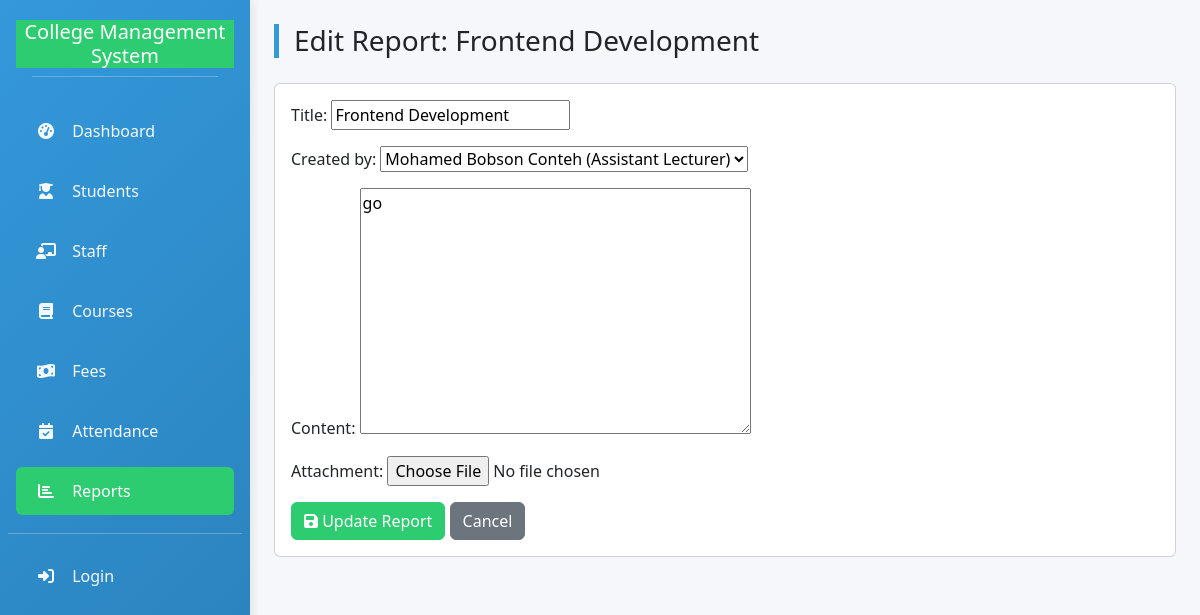
Screenshot of /reports/4/edit/ with the database file from the repository.
### college_db/models.py (models this page shows, shortened)
class Report(models.Model):
    title = models.CharField(max_length=255)
    created_by = models.ForeignKey(Staff, on_delete=models.SET_NULL, null=True, blank=True)
    created_at = models.DateTimeField(auto_now_add=True)
    content = models.TextField()
    attachment = models.FileField(upload_to='reports/', null=True, blank=True)

### college_db/views.py (the view)
# urls.py: path('reports/<int:report_id>/edit/', views.edit_report, name='edit_report'),
def edit_report(request, report_id):
    rep = get_object_or_404(Report, pk=report_id)
    if request.method == 'POST':
        form = ReportForm(request.POST, request.FILES, instance=rep)
        if form.is_valid():
            form.save()
            messages.success(request, 'Report updated.')
            return redirect('view_reports')
    else:
        form = ReportForm(instance=rep)
    return render(request, 'college_db/edit_report.html', {'form': form, 'report': rep})

### college_db/forms.py
class ReportForm(forms.ModelForm):
    class Meta:
        model = Report
        fields = '__all__'

### college_db/models.py (called while the page is built)
    def __str__(self):
        return f"{self.first_name} {self.last_name} ({self.role})"

### college_db/templates/college_db/edit_report.html (shortened to what this page needs)
{% extends 'college_db/base.html' %}
{% block content %}
<div class="page-header">
  <h3>Edit Report: {{ report.title }}</h3>
</div>
<div class="card p-3">
  <form method="post">
    {{ form.as_p }}
    <button class="btn btn-success"><i class="fas fa-save"></i> Update Report</button>
    <a href="{% url 'view_reports' %}" class="btn btn-secondary">Cancel</a>
  </form>
</div>
{% endblock %}

### college_db/templates/college_db/base.html (style rules this page uses)
:root { --primary: #3498db; --secondary: #2ecc71; --accent: #e74c3c; --light: #f8f9fa; --dark: #34495e; --warning: #f39c12; --info: #17a2b8; }
body { background-color: #f5f7fa; font-family: 'Segoe UI', Tahoma, Geneva, Verdana, sans-serif; }
.page-header { border-left: 5px solid var(--primary); padding-left: 15px; margin-bottom: 25px; }
.btn-success { background-color: var(--secondary); border-color: var(--secondary); }

### rows the page displays
Report: title "Frontend Development", created_by "Mohamed Bobson Conteh (Assistant Lecturer)", content "go"
